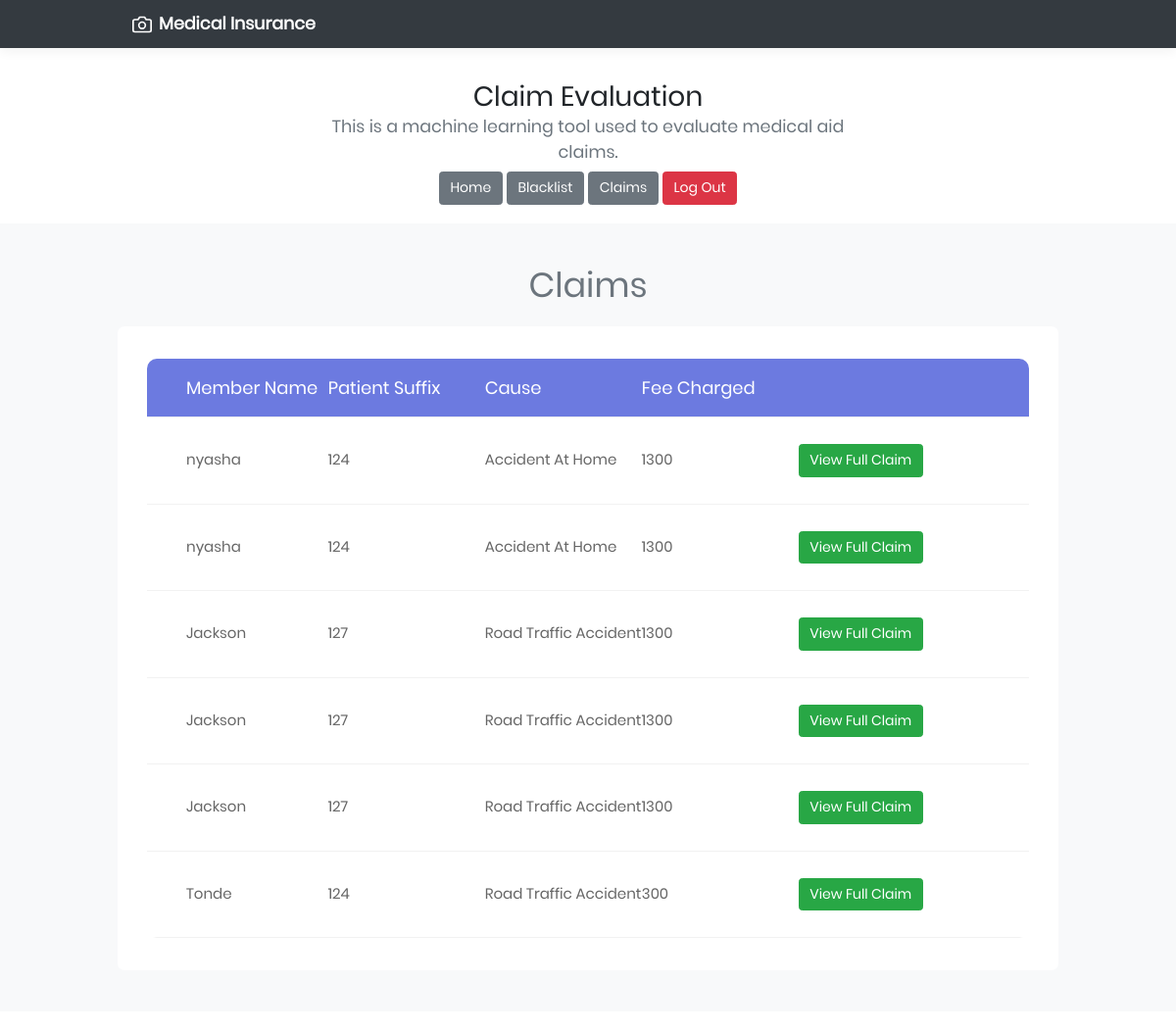
Screenshot of /claim with the database file from the repository.
### app.py (models this page shows)
class Claims(db.Model):
    id = db.Column(db.Integer, primary_key = True)
    member_name  = db.Column(db.String(50))
    patience_name  = db.Column(db.String(50))
    email  = db.Column(db.String(50))
    location  = db.Column(db.String(50))
    gender  = db.Column(db.String(50))
    dob  = db.Column(db.String(50))
    cause  = db.Column(db.String(50))
    employer  = db.Column(db.String(50))
    relationship = db.Column(db.String(50))
    patient_suffix = db.Column(db.Integer)
    dependants = db.Column(db.Integer)
    fee_charged = db.Column(db.Integer)
    label = db.Column(db.Integer)
    claims = db.Column(db.Integer)
    period = db.Column(db.Integer)
    status = db.Column(db.String(50))

### app.py (the view)
@app.route('/claim')
def claim():
    data = Claims.query.all()
    template = 'Account/manage/claims.html'
    return render_template(template,data=data)

### templates/Account/Manage/claims.html
{% extends 'layout.html' %}
{% block body %}
<div class="form-label-group mx-auto">
  <p class = "h1 text-muted text-center mx-auto">Claims </p>
 </div>
<div class="container-table100"  style="width: 100%;">
  <div class="wrap-table100">
          <div class="table">
              <div class="row-table  header ">
                  <div class="cell">
                    Member Name
                  </div>
                  <div class="cell">
                    Patient Suffix
                  </div>
                  <div class="cell">
                      Cause
                  </div>
                  <div class="cell">
                    Fee Charged
                  </div>
                  <div class="cell">
                  </div>
              </div>
{% for item in data%}
<div class="row-table">
<div class="cell" data-title="Member Name">
{{ item.member_name  }}
</div>
<div class="cell" data-title="Patient Suffix">
  {{ item.patient_suffix }}
</div>
<div class="cell" data-title="Cause">
  {{ item.cause }}
</div>
<div class="cell" data-title="Claims">
  {{ item.fee_charged }}
</div>
<div class="cell" data-title="Fee Charged">
  <a href="{{url_for('details',id=item.id)}}" class="btn btn-success mx-auto my-2">View Full Claim</a>
</div>
</div>
{% endfor %}
</div>
</div>
</div>
{% endblock %}

### templates/layout.html (shortened to what this page needs)
<html lang="en">
    <head>
      <link rel="stylesheet" href="https://stackpath.bootstrapcdn.com/bootstrap/4.3.1/css/bootstrap.min.css">
      <link rel = "stylesheet" href =" {{url_for('static', filename = 'css/bootstrap.css')}}">
      <link rel = "stylesheet" href =" {{url_for('static', filename = 'css/style.css')}}">
      <link rel = "stylesheet" href =" {{url_for('static', filename = 'css/signin.css')}}">
      <link rel = "stylesheet" href =" {{url_for('static', filename = 'css/form-validation.css')}}">
      <link rel = "stylesheet" href =" {{url_for('static', filename = 'css/main.css')}}">
      <link rel="stylesheet" type="text/css" href=" {{url_for('static', filename = 'fonts/font-awesome-4.7.0/css/font-awesome.min.css')}} ">
    </head>
    <body>
      <header>
        <div class="navbar navbar-dark bg-dark box-shadow">
          <div class="container d-flex justify-content-between">
            <a href="#" class="navbar-brand d-flex align-items-center">
              <strong class ="">Medical Insurance</strong>
            </a>
          </div>
        </div>
      </header>
      <main role="main">
        <br />
        <section style = "padding: 12px;" padding-bottom = "10px" class="jumbotron text-center ">
          <div class="container">
            <h2 class="jumbotron-heading">Claim Evaluation</h2>
            <div class="lead text-muted"><p>This is a machine learning tool used to evaluate medical aid claims. </p>
              <a href="{{url_for('upload')}}" class="btn btn-secondary  mx-auto my-2">Home</a>  <a href="{{url_for('blacklist')}}" class="btn btn-secondary  mx-auto my-2">Blacklist</a>  <a href='{{url_for("claim")}}' class="btn btn-secondary  mx-auto my-2">Claims</a>   <a href="{{url_for('sign_in')}}" class="btn btn-danger  mx-auto my-2">Log Out</a>
            </div>
          </div>
        </section>
        <div class="album py-5 bg-light"  style = "min-height:389px;">
          <div class="container">
            <div class="row">
                {% block body %}
                {% endblock %}
            </div>
          </div>
        </div>
      </main>
  <br />
    </body>
  </html>

### static/css/style.css (style rules this page uses)
:root { --jumbotron-padding-y: 3rem; }
.jumbotron { padding-top: var(--jumbotron-padding-y); padding-bottom: var(--jumbotron-padding-y); margin-bottom: 0; background-color: #fff; }
@media (min-width: 768px) { .jumbotron { padding-top: calc(var(--jumbotron-padding-y) * 2); padding-bottom: calc(var(--jumbotron-padding-y) * 2); } }
.jumbotron-heading { font-weight: 300; }
.jumbotron .container { max-width: 40rem; }
.box-shadow { box-shadow: 0 .25rem .75rem rgba(0, 0, 0, .05); }

### static/css/signin.css (style rules this page uses)
html, body { height: 100%; }

### static/css/form-validation.css (style rules this page uses)
.container { max-width: 960px; }
.box-shadow { box-shadow: 0 .25rem .75rem rgba(0, 0, 0, .05); }

### static/css/main.css (style rules this page uses)
* { margin: 0px; padding: 0px; box-sizing: border-box; }
body, html { height: 100%; font-family: Poppins-Regular; font-size: 14px; }
a { margin: 0px; transition: all 0.4s; -webkit-transition: all 0.4s; -o-transition: all 0.4s; -moz-transition: all 0.4s; }
h1,h2,h3,h4,h5,h6 { margin: 0px; }
p { margin: 0px; }
.container-table100 { width: 75%; border-radius: 7px; background: #ffffff; display: -webkit-box; display: -webkit-flex; display: -moz-box; display: -ms-flexbox; display: flex; align-items: center; justify-content: center; flex-wrap: wrap; padding: 33px 30px; }
.wrap-table100 { width: 960px; border-radius: 10px; overflow: hidden; }
.table { width: 100%; display: table; margin: 0; }
.row-table { display: table-row; background: #fff; }
.row-table.header { color: #ffffff; background: #6c7ae0; }
.cell { display: table-cell; }
.row-table .cell { font-family: Poppins-Regular; font-size: 15px; color: #666666; line-height: 1.2; font-weight: unset !important; padding-top: 20px; padding-bottom: 20px; border-bottom: 1px solid #f2f2f2; }
.row-table.header .cell { font-family: Poppins-Regular; font-size: 18px; color: #fff; line-height: 1.2; font-weight: unset !important; padding-top: 19px; padding-bottom: 19px; }
.row-table .cell:nth-child(1) { width: 100px; padding-left: 40px; }
.row-table .cell:nth-child(2) { width: 100px; }
.row-table .cell:nth-child(3) { width: 100px; }
.row-table .cell:nth-child(4) { width: 100px; }
.row-table .cell:nth-child(5) { width: 100px; padding-right: 20px; }
.table, .row-table { width: 100% !important; }

### rows the page displays
Claims: member_name "nyasha", patient_suffix "124", cause "Accident At Home", fee_charged "1300"
Claims: member_name "nyasha", patient_suffix "124", cause "Accident At Home", fee_charged "1300"
Claims: member_name "Jackson", patient_suffix "127", cause "Road Traffic Accident", fee_charged "1300"
Claims: member_name "Jackson", patient_suffix "127", cause "Road Traffic Accident", fee_charged "1300"
Claims: member_name "Jackson", patient_suffix "127", cause "Road Traffic Accident", fee_charged "1300"
Claims: member_name "Tonde", patient_suffix "124", cause "Road Traffic Accident", fee_charged "300"
